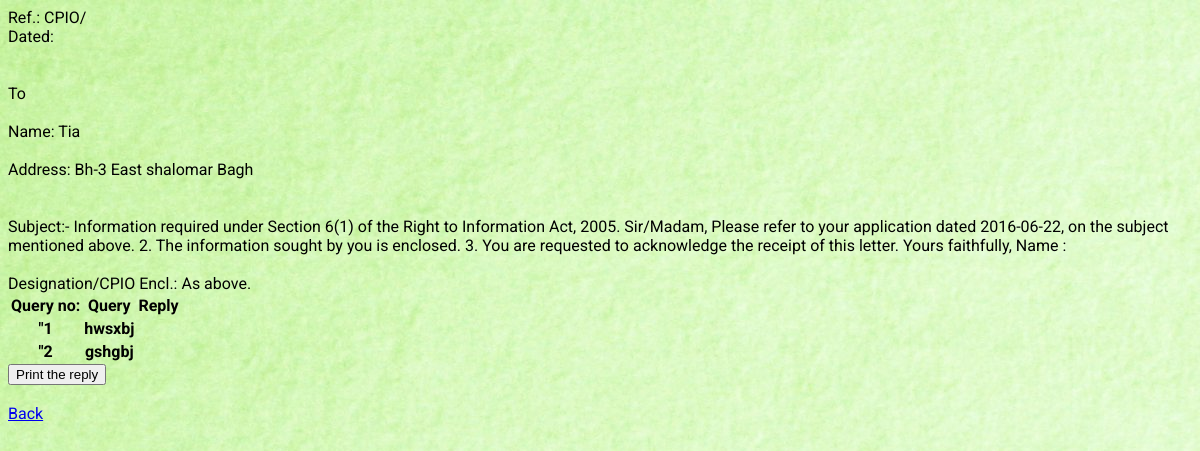
The app's page /generate_reply.php?id=8 with its own data.
### tables this page shows
CREATE TABLE `add_rti` (
  `id` int(11) NOT NULL,
  `name` varchar(30) NOT NULL,
  `gender` varchar(15) NOT NULL,
  `address` varchar(100) NOT NULL,
  `pin_code` int(11) NOT NULL,
  `state` varchar(20) NOT NULL,
  `country` varchar(10) NOT NULL,
  `phone_no` varchar(15) NOT NULL,
  `mobile` varchar(15) NOT NULL,
  `email` varchar(40) NOT NULL,
  `citizenship` varchar(15) NOT NULL,
  `date_of_receipt` date NOT NULL,
  `date_of_receipt_cio` date NOT NULL,
  `timespan` int(11) NOT NULL,
  `fee_enclosed` varchar(10) NOT NULL,
  `fee_deposit_date` date NOT NULL,
  `pay_mode` varchar(20) NOT NULL,
  `archieve` int(11) DEFAULT NULL
);

CREATE TABLE `t2` (
  `id` int(11) NOT NULL,
  `q_no` int(11) NOT NULL,
  `ques` varchar(200) NOT NULL,
  `map` varchar(50) NOT NULL,
  `date_sent` date NOT NULL
);

### generate_reply.php (the view, shortened to what this page needs)
<!DOCTYPE HTML>
<head>
	<link rel="stylesheet" href="css/background.css">
</head>
<body>
<?php
$id=$_GET['id'];
include 'config_database.php';
$data1="SELECT * FROM t2 WHERE id=".$id.";";
$query=mysqli_query($con,$data1);
$data2=mysqli_num_rows($query);
$a=$data2;
$data3="SELECT * FROM add_rti WHERE id=".$id.";";
$query2=mysqli_query($con,$data3);
$add_rtirows=mysqli_fetch_array($query2);
echo"
Ref.: CPIO/	</br>						Dated:
</br></br></br>
To </br></br> Name: ".$add_rtirows['name']."</br></br>Address: ".$add_rtirows['address']."</br></br></br>
Subject:-	Information required under Section 6(1) of the Right to Information Act, 2005.
Sir/Madam,
	Please refer to your application dated  ".$add_rtirows['date_of_receipt'].", on the subject mentioned above.
2.	The information sought by you is enclosed.
3.	You are requested to acknowledge the receipt of this letter.
Yours faithfully,
";
echo"<table>";
		echo"<tr>
				<th>Query no:</th>
				<th>Query</th>
				<th>Reply</th>
			</tr>";
		while( $a!=0)
		{
			$t2rows=mysqli_fetch_array($query);
?>
		<tr>
			<th>"<?php echo $t2rows['q_no']?></th>
			<th><?php echo $t2rows['ques']?></th>
			<th><?php echo $t2rows['ans']?></th>
		</tr>
<?php
		$a--;
		}
echo"</table>";
echo "<button onclick='myFuction()'>Print the reply</button>";
echo "<br><br><a href='previd.php?id=".$id."''>Back</a>";
?>
</body>
</html>

### css/background.css (style rules this page uses)
body { background-image: url("n1.jpg"); font-family: "Roboto", sans-serif; -webkit-font-smoothing: antialiased; -moz-osx-font-smoothing: grayscale; }

### records on screen
add_rti: name "Tia", address "Bh-3 East shalomar Bagh", date_of_receipt "2016-06-22"
t2: q_no "1", ques "hwsxbj"
t2: q_no "2", ques "gshgbj"
